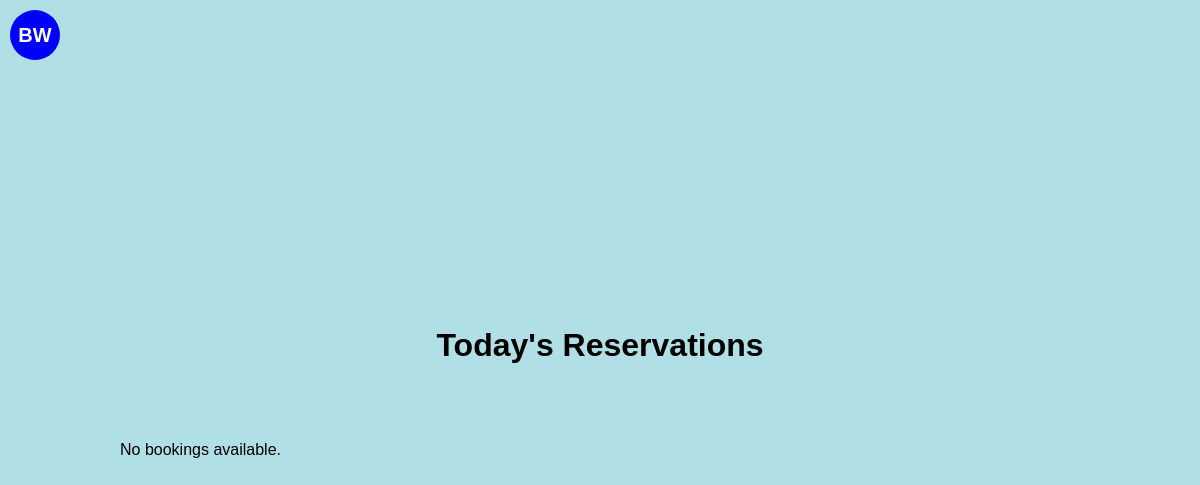
Before: / with the older database file.
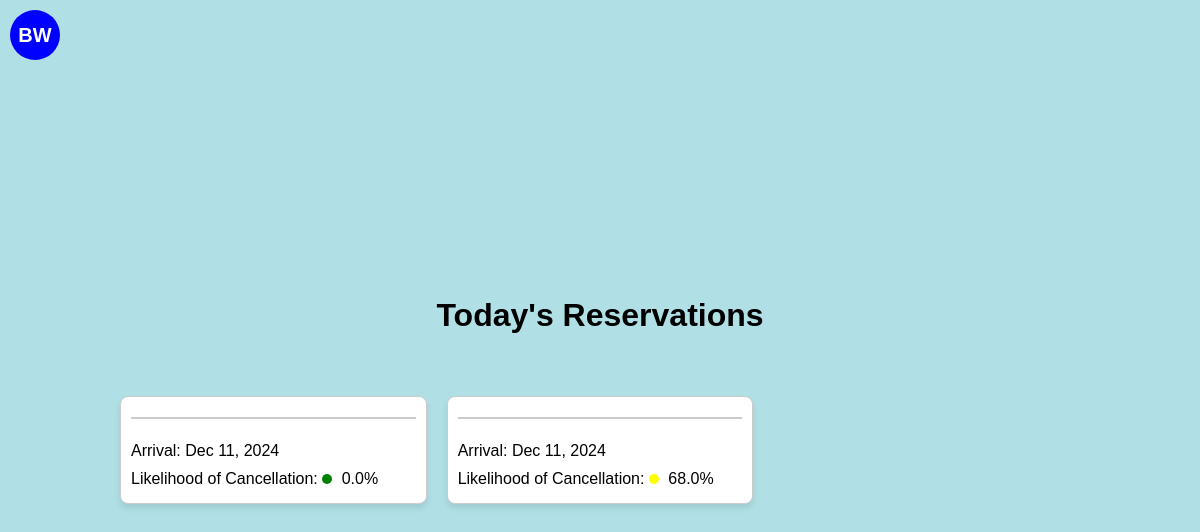
After: the same page with the newer database file.
### cancellationPredictor/models.py (models this page shows, shortened)
class Booking(models.Model):
    month_of_booking = models.IntegerField()
    day_of_booking = models.IntegerField()
    weekday_of_booking = models.IntegerField()
    month_of_arrival = models.IntegerField()
    day_of_arrival = models.IntegerField()
    weekday_of_arrival = models.IntegerField()
    num_of_nights = models.IntegerField()
    is_repeated_guest = models.BooleanField()
    previous_stays = models.IntegerField()
    previous_cancellations = models.IntegerField()
    booking_to_arrival_duration = models.IntegerField()
    rate = models.DecimalField(max_digits=10, decimal_places=2)  # Assuming 'Rate' needs to handle decimals
    override = models.DecimalField(max_digits=10, decimal_places=2)  # Assuming 'Override' is a monetary value
    probability = models.DecimalField(max_digits=10, decimal_places=6)  # Storing probabilities with precision
    prediction = models.BooleanField()  # Assuming prediction is a binary outcome (True/False)
    guest_name = models.TextField()  # Adjust max_length as needed
    date_booking_made = models.DateField()
    scheduled_arrival = models.DateField()

### cancellationPredictor/views.py (the view)
# urls.py: path('', BookingListView.as_view(), name='booking-list'),
class BookingListView(ListView):
    model = Booking
    template_name = 'cancellationPredictor/booking_list.html'
    context_object_name = 'bookings'
    def get_queryset(self):
        today = timezone.localdate()
        today_arrivals = Booking.objects.filter(scheduled_arrival=today)
        fake = Faker()  # Create a Faker generator instance
        for booking in today_arrivals:
            booking.guest_name = fake.name()
        return today_arrivals

### cancellationPredictor/templatetags/custom_filters.py (called while the page is built)
@register.filter(name='multiply')
def multiply(value, arg):
    try:
        return float(value) * float(arg)
    except (ValueError, TypeError):
        return ''  # You might choose to handle the error differently.

### templates/cancellationPredictor/booking_list.html (shortened to what this page needs)
{% load custom_filters %}
<!DOCTYPE html>
<html>
<head>
</head>
<body>
    <div id="logo">BW</div>
    <h1>Today's Reservations</h1>
    <div class="grid-container">
        {% for booking in bookings %}
        <div class="card">
            <h3>{{ booking.guest_name }}</h3>
            <p>Arrival: {{ booking.scheduled_arrival|date:"M d, Y" }}</p>
            <p>Likelihood of Cancellation:
                <span class="probability-circle" style="background-color:
                    {% if booking.probability|multiply:100 < 25 %}
                        green
                    {% elif booking.probability|multiply:100 < 50 %}
                        yellowgreen
                    {% elif booking.probability|multiply:100 < 75 %}
                        yellow
                    {% else %}
                        red
                    {% endif %};
                "></span>
                {{ booking.probability|floatformat:2|multiply:100 }}%
            </p>
        </div>
        {% empty %}
        <p>No bookings available.</p>
        {% endfor %}
    </div>
</body>
</html>

### templates/cancellationPredictor/booking_list.html (style rules this page uses)
body { display: flex; flex-direction: column; align-items: center; justify-content: center; min-height: 100vh; margin: 0; font-family: Arial, sans-serif; background-color: #B0E0E6; }
#logo { position: absolute; top: 10px; left: 10px; width: 50px; height: 50px; background-color: #0000FF; border-radius: 50%; display: flex; justify-content: center; align-items: center; color: white; font-weight: bold; font-size: 20px; }
.grid-container { display: grid; grid-template-columns: repeat(auto-fill, minmax(250px, 1fr)); grid-gap: 20px; padding: 20px; width: 80%; max-width: 1000px; margin-top: 20px; }
.card { background-color: #FFFFFF; border: 1px solid #ccc; border-radius: 8px; box-shadow: 0 4px 6px rgba(0,0,0,0.1); padding: 10px; display: flex; flex-direction: column; justify-content: space-between; }
.card h3 { margin-top: 0; color: #333; border-bottom: 2px solid #ccc; padding-bottom: 10px; }
.card p { margin: 5px 0; }
.probability-circle { height: 10px; width: 10px; border-radius: 50%; display: inline-block; margin-right: 5px; }

Changed rows visible on the page:
now on this page (row edited): Booking: scheduled_arrival "Dec 11, 2024", probability|multiply "0.0"
added Booking: scheduled_arrival "Dec 11, 2024", probability|multiply "68.0"
Other visible differences:
text no longer shown: "No bookings available."
